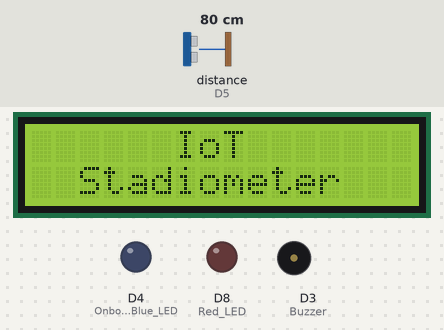
A sketch run on a simulated ESP8266 (NodeMCU). Parts: 16×2 character LCD, output pins drawn as LEDs (lit = HIGH), buzzer (waves = sounding, pin HIGH). Wiring (inferred from the names in the program): ultrasonic range finder: trigger D6; echo D5. The inputs (shaded band) are chosen by the test bench; at power-on: distance to the obstacle (sensor on D5) 80 cm. The echo pulse lasts 58.3 µs per cm; WiFi joins after 1.5 s; servers stay silent unless stated; pins used as bus, display or sensor lines are not drawn; what the sketch prints to the serial monitor is not drawn.

Above: at 0.6 s.
At 10.4 s:
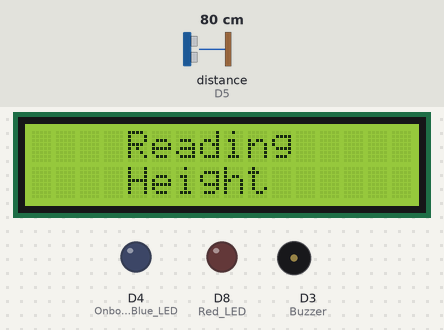
11.0 s: distance to the obstacle (sensor on D5) set to 2 cm
At 17.2 s:
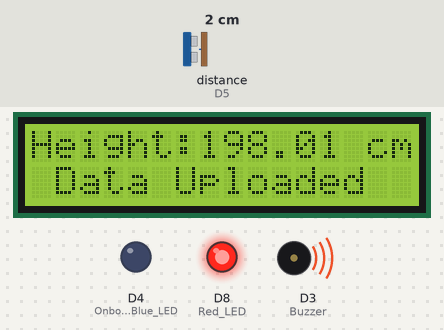
21.5 s: distance to the obstacle (sensor on D5) set to 97 cm
27.2 s: distance to the obstacle (sensor on D5) set to 103 cm
At 28.4 s:
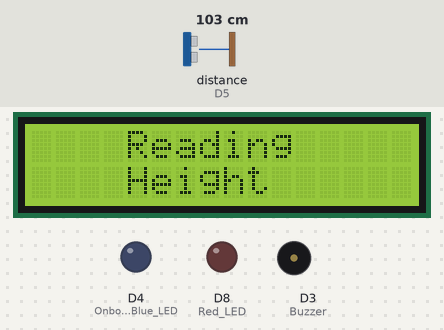
Timing chart, 0 to 30.2 s (numbered marks = the images above; inputs shaded):
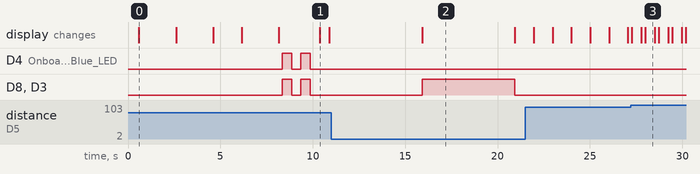

The sketch:

IoT_Stadiometer_Arduino_Sketch_for_ThingSpeak_IoT_Cloud.ino
```cpp
// (licence header left out)
#include <ESP8266WiFi.h>
int t = 0;
int cloudtimer=11;
int i;
float rawheight;
float heightraw;
float height;

// NodeMCU ESP8266 with HC-SR04
const int trigPin = 12; //D6
const int echoPin = 14; //D5
//define sound velocity in cm/uS
#define SOUND_VELOCITY 0.034

long duration;
float distanceCm;

// NodeMCU with I2C LCD
// D1 >> SCL
// D2 >> SDA
#include <LiquidCrystal_I2C.h>
// set the LCD number of columns and rows
int lcdColumns = 16;
int lcdRows = 2;
// set LCD address, number of columns and rows
// if you don't know your display address, run an I2C scanner sketch
LiquidCrystal_I2C lcd(0x27, lcdColumns, lcdRows);

String apiKey = "";     //  Enter your Write API key from ThingSpeak IoT Analytics Cloud platform.

const char *ssid =  "IoTWiFi1";     // Replace with your Wi-Fi ssid.
const char *pass =  "IoTWiFi1"; // // Replace with your Wi-Fi wpa2 key.
const char *server = "api.thingspeak.com"; //Initializing Server.
WiFiClient client;

void setup()
{
  pinMode(trigPin, OUTPUT); // Sets the trigPin as an Output
  pinMode(echoPin, INPUT); // Sets the echoPin as an Input
  pinMode(D3, OUTPUT); //Buzzer
  pinMode(D4, OUTPUT); //Onboard Blue LED
  pinMode(D8, OUTPUT); //Red LED

  // Program written in setup will run only once for connecting to Wi-Fi network.
  Serial.begin(115200); // Selecting the baud rate for Serial Communication.
  delay(500);
  Serial.println("IoT Stadiometer");

  // initialize LCD
  lcd.init();
  // turn on LCD backlight
  lcd.backlight();

  lcd.setCursor(0, 0);
  lcd.print("      IoT");
  lcd.setCursor(0, 1);
  lcd.print("  Stadiometer");
  delay(2000);
  lcd.clear();

  Serial.println("Connecting to ");
  Serial.println(ssid);

  lcd.setCursor(0, 0);
  lcd.print("Connecting to");
  lcd.setCursor(0, 1);
  lcd.print("Wi-Fi Network...");
  delay(2000);
  lcd.clear();

  WiFi.begin(ssid, pass); // Wi-Fi network searching starts.

  while (WiFi.status() != WL_CONNECTED)
  {
    delay(500);
    Serial.print(".");
    }

  Serial.println("");
  Serial.println("Wi-Fi connected."); //Prints on serial monitor if Wi-Fi gets connected sucessfully.

  lcd.setCursor(0, 0);
  lcd.print("Connected to");
  lcd.setCursor(0, 1);
  lcd.print("IoT WiFi Network");
  delay(2000);
  lcd.clear();
}

void loop()
{
  if (client.connect(server,80))   // "184.106.153.149" or api.thingspeak.com
  {
      if(t<1)
      {
        digitalWrite(D3, HIGH);   // turn on buzzer
        digitalWrite(D4, HIGH);   // turn on onboard Blue LED
        digitalWrite(D8, HIGH);   // turn on Red LED
        delay(500);

        digitalWrite(D3, LOW);    // turn off buzzer
        digitalWrite(D4, LOW);    // turn off onboard Blue LED
        digitalWrite(D8, LOW);   // turn off Red LED
        delay(500);

        digitalWrite(D3, HIGH);   // turn on buzzer
        digitalWrite(D4, HIGH);   // turn on onboard Blue LED
        digitalWrite(D8, HIGH);   // turn on Red LED
        delay(500);

        digitalWrite(D3, LOW);    // turn off buzzer
        digitalWrite(D4, LOW);    // turn off onboard Blue LED
        digitalWrite(D8, LOW);    // turn off Red LED
        delay(500);
        t=t+1;
      }

    lcd.setCursor(0, 0);
    lcd.print("    Reading");
    lcd.setCursor(0, 1);
    lcd.print("    Height");
    delay(500);
    lcd.clear();

    // Clears the trigPin
    digitalWrite(trigPin, LOW);
    delayMicroseconds(2);
    // Sets the trigPin on HIGH state for 10 micro seconds
    digitalWrite(trigPin, HIGH);
    delayMicroseconds(10);
    digitalWrite(trigPin, LOW);

    // Reads the echoPin, returns the sound wave travel time in microseconds
    duration = pulseIn(echoPin, HIGH);

    // Calculate the distance
    distanceCm = duration * SOUND_VELOCITY / 2;

    // Prints the distance on the Serial Monitor
    Serial.print("Distance (cm): ");
    Serial.println(distanceCm);

    rawheight = 200 - distanceCm;

    //Serial.print("rawheight (cm): ");
    //Serial.println(rawheight);

    if (rawheight >= 100)
    {
      delay(5000);
      // Clears the trigPin
      digitalWrite(trigPin, LOW);
      delayMicroseconds(2);
      // Sets the trigPin on HIGH state for 10 micro seconds
      digitalWrite(trigPin, HIGH);
      delayMicroseconds(10);
      digitalWrite(trigPin, LOW);

      // Reads the echoPin, returns the sound wave travel time in microseconds
      duration = pulseIn(echoPin, HIGH);

      // Calculate the distance
      distanceCm = duration * SOUND_VELOCITY / 2;

      // Prints the distance on the Serial Monitor
      Serial.print("Distance (cm): ");
      Serial.println(distanceCm);

      heightraw = 200 - distanceCm;

      if (heightraw >= 100)
      {
           height = heightraw;
           String postStr = apiKey;
           postStr +="&field1=";
           postStr += String(height);
           postStr += "\r\n\r\n";

           client.print("POST /update HTTP/1.1\n");
           client.print("Host: api.thingspeak.com\n");
           client.print("Connection: close\n");
           client.print("X-THINGSPEAKAPIKEY: "+apiKey+"\n");
           client.print("Content-Type: application/x-www-form-urlencoded\n");
           client.print("Content-Length: ");
           client.print(postStr.length());
           client.print("\n\n");
           client.print(postStr);
           Serial.println("Data sent to Thingspeak IoT Analytics Cloud platform sucessfully.");

          // Prints the distance on the Serial Monitor
          Serial.print("Height (cm): ");
          Serial.println(height);
          Serial.println("Data Uploaded Sucessfully.");
          Serial.println("                                ");

        // set cursor to first column, first row
        lcd.setCursor(0, 0);
        // print message
        lcd.print("Height:");
        lcd.print(height);
        lcd.print(" cm");
        lcd.setCursor(0, 1);
        lcd.print(" Data Uploaded");
        digitalWrite(D3, HIGH);   // turn on buzzer
        digitalWrite(D8, HIGH);   // turn on Red LED
        delay(5000);
        // clears the display to print new message
        lcd.clear();
        digitalWrite(D3, LOW);   // turn off buzzer
        digitalWrite(D8, LOW);   // turn off Red LED

      for(i=6;i--;i<=0)
      {
      lcd.setCursor(0,0);
      lcd.print("Wait for");
      lcd.setCursor(0,1);
      lcd.print(i);
      lcd.print(" seconds");
      delay(1000);
      lcd.clear();
      }
      }
    }
 }
 client.stop();
}
```

Measured:
- the behaviour switches between 100 and 101 cm on distance to the obstacle (sensor on D5) (found by bisection; images 2 and 3)
- after the input at 27.2 s, D8 (Red_LED), D3 (Buzzer): stays LOW (without the input it goes to HIGH after 5.6 s)
- by itself, D4 (Onboard_Blue_LED): alternates HIGH for 0.50 s and LOW for 0.50 s, 4 changes in all, then stays LOW
- what the display in image 0 shows lasts 2.0 s, from 0.6 s to 2.6 s
- what the display in image 1 shows lasts 0.5 s, from 10.4 s to 10.9 s
- what the display in image 2 shows lasts 5.0 s, from 15.9 s to 20.9 s
